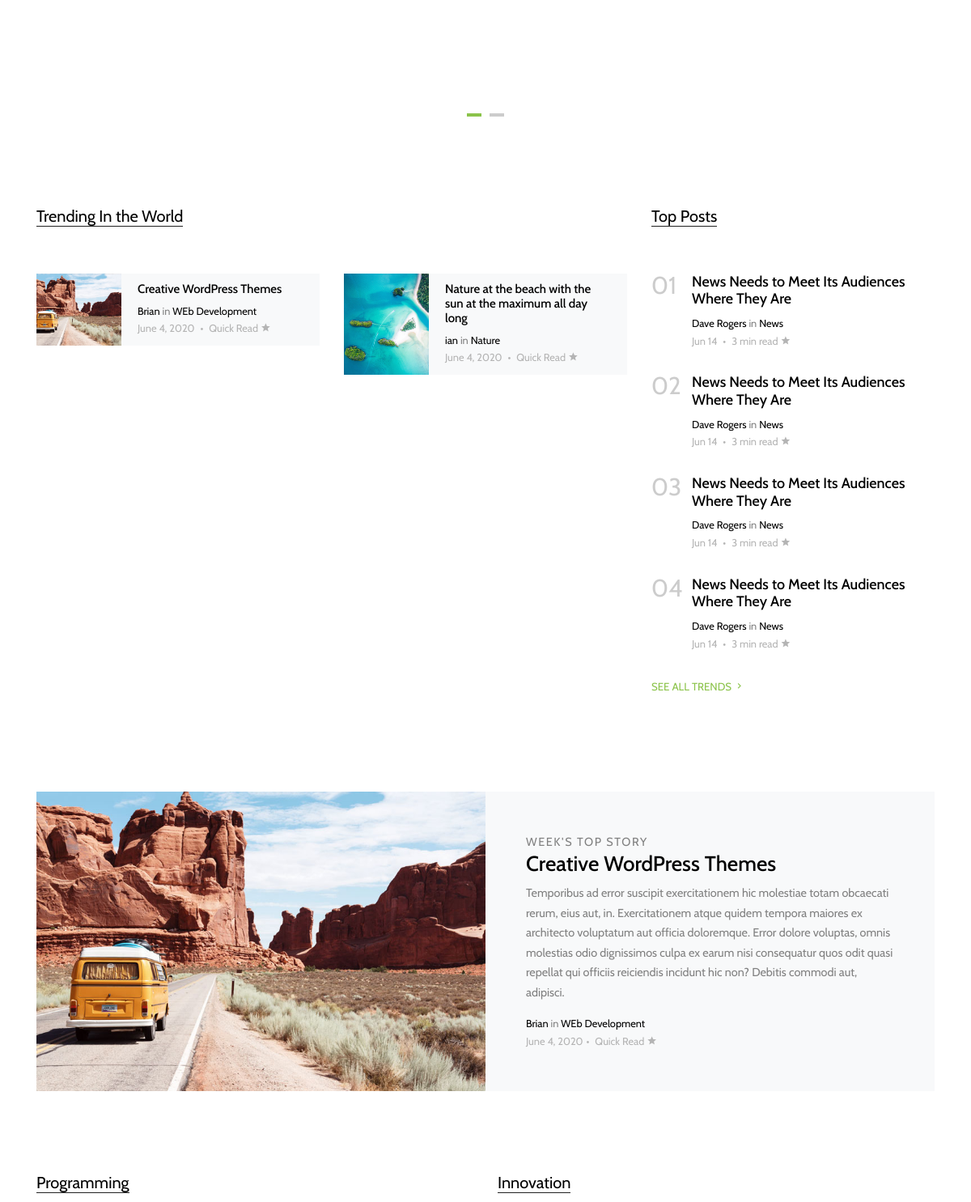
/ (middle part), run on an earlier commit of the app's database.
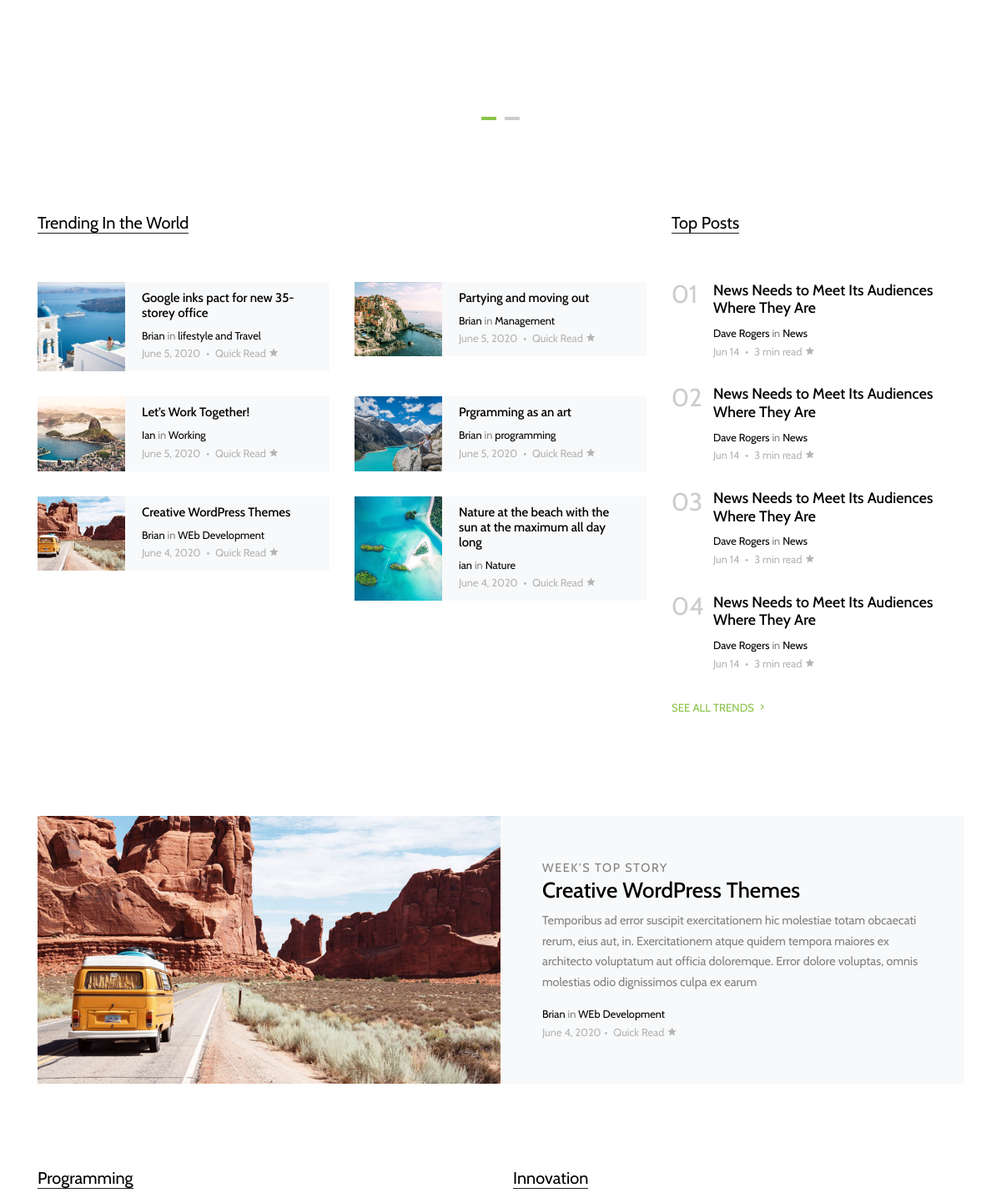
And on a later commit of the database.
### blog/models.py (models this page shows, shortened)
class Trending(models.Model):
    title = models.CharField(max_length=150)
    description = models.TextField()
    author = models.CharField(max_length=50, null=True, blank=True)
    tag = models.CharField(max_length=50)
    date_Created = models.DateField(auto_now_add=True)
    image = models.ImageField(upload_to='Trends')
    @property
    def authorPrest(self):
        try:
            post = self.author
        except:
            post = ''
        return post
    @property
    def imageUrl(self):
        try:
            url = self.image.url
        except:
            url = ''
        return url

### blog/views.py (the view)
# urls.py: path('',views.index,name='index'),
def index(request):
    editors = EditorsPick.objects.all().order_by('date_Created')[:3]
    trends = Trending.objects.all().order_by('-date_Created')[:6]
    trendshead = Trending.objects.all().order_by('date_Created')[:1]
    Programm = Posts.objects.filter(
        tag='programming').order_by('-date_Created')[:3]
    innovation = Posts.objects.filter(
        tag='Innovation').order_by('-date_Created')[:3]
    if request.method == "POST":
        email = request.POST['NewsletterEmail']
        newslet = Newsletter(email=email)
        newslet.save()
    context = {
        'editors': editors,
        'trends': trends,
        'trendshead': trendshead,
        'Programm': Programm,
        'innovation': innovation
    }
    return render(request, 'blog/index.html', context)

### blog/models.py (called while the page is built)
    @property
    def authorPrest(self):
        try:
            post = self.author
        except:
            post = ''
        return post

    @property
    def imageUrl(self):
        try:
            url = self.image.url
        except:
            url = ''
        return url

### templates/blog/index.html (shortened to what this page needs)
<!DOCTYPE html>
{% extends "blog/base.html" %}
{% load static %}
{% block main-content %}
<div class="site-section py-0">
  <div class="owl-carousel hero-slide owl-style">
    {% for editor in editors %}
    <div class="site-section">
    </div>
    {% endfor %}
  </div>
</div>
<div class="site-section">
  <div class="container">
    <div class="row">
      <div class="col-lg-8">
        <div class="row">
          <div class="col-12">
            <div class="section-title">
              <h2>Trending In the World</h2>
            </div>
          </div>
        </div>
        <div class="row">
          {% for trend in trends %}
          <div class="col-md-6">
            <div class="post-entry-2 d-flex bg-light">
              <div class="thumbnail" style="background-image: url('{{trend.imageUrl}}')"></div>
              <div class="contents">
                <h2><a href="{% url 'personalblog:trending-post' trend.id %}">{{trend.title}}</a></h2>
                <div class="post-meta">
                  <span class="d-block"><a href="#">{{trend.authorPrest}}</a> in <a href="#">{{trend.tag}}</a></span>
                  <span class="date-read">{{trend.date_Created}} <span class="mx-1">&bullet;</span> Quick Read <span
                      class="icon-star2"></span></span>
                </div>
              </div>
            </div>
          </div>
          {% endfor %}
        </div>
      </div>
      <div class="col-lg-4">
        <div class="section-title">
          <h2>Top Posts</h2>
        </div>
        <div class="trend-entry d-flex">
          <div class="number align-self-start">01</div>
          <div class="trend-contents">
            <h2><a href="blog-single.html">News Needs to Meet Its Audiences Where They Are</a></h2>
            <div class="post-meta">
              <span class="d-block"><a href="#">Dave Rogers</a> in <a href="#">News</a></span>
              <span class="date-read">Jun 14 <span class="mx-1">&bullet;</span> 3 min read <span
                  class="icon-star2"></span></span>
            </div>
          </div>
        </div>
        <div class="trend-entry d-flex">
          <div class="number align-self-start">02</div>
          <div class="trend-contents">
            <h2><a href="blog-single.html">News Needs to Meet Its Audiences Where They Are</a></h2>
            <div class="post-meta">
              <span class="d-block"><a href="#">Dave Rogers</a> in <a href="#">News</a></span>
              <span class="date-read">Jun 14 <span class="mx-1">&bullet;</span> 3 min read <span
                  class="icon-star2"></span></span>
            </div>
          </div>
        </div>
        <div class="trend-entry d-flex">
          <div class="number align-self-start">03</div>
          <div class="trend-contents">
            <h2><a href="blog-single.html">News Needs to Meet Its Audiences Where They Are</a></h2>
            <div class="post-meta">
              <span class="d-block"><a href="#">Dave Rogers</a> in <a href="#">News</a></span>
              <span class="date-read">Jun 14 <span class="mx-1">&bullet;</span> 3 min read <span
                  class="icon-star2"></span></span>
            </div>
          </div>
        </div>
        <div class="trend-entry d-flex">
          <div class="number align-self-start">04</div>
          <div class="trend-contents">
            <h2><a href="blog-single.html">News Needs to Meet Its Audiences Where They Are</a></h2>
            <div class="post-meta">
              <span class="d-block"><a href="#">Dave Rogers</a> in <a href="#">News</a></span>
              <span class="date-read">Jun 14 <span class="mx-1">&bullet;</span> 3 min read <span
                  class="icon-star2"></span></span>
            </div>
          </div>
        </div>
        <p>
          <a href="#" class="more">See All Trends <span class="icon-keyboard_arrow_right"></span></a>
        </p>
      </div>
    </div>
  </div>
</div>
<div class="py-0">
  <div class="container">
    {% for trend in trendshead %}
    <div class="half-post-entry d-block d-lg-flex bg-light">
      <div class="img-bg" style="background-image: url('{{trend.imageUrl}}')"></div>
      <div class="contents">
        <span class="caption">Week's Top Story</span>
        <h2><a href="blog-single.html">{{trend.title}}</a></h2>
        <p class="mb-3">{{trend.description}}</p>
        <div class="post-meta">
          <span class="d-block"><a href="#">{{trend.authorPrest}}</a> in <a href="#">{{trend.tag}}</a></span>
          <span class="date-read">{{trend.date_Created}}<span class="mx-1">&bullet;</span> Quick Read <span
              class="icon-star2"></span></span>
        </div>
      </div>
    </div>
    {% endfor %}
  </div>
</div>
<div class="site-section">
  <div class="container">
    <div class="row">
      <div class="col-lg-6">
        <div class="section-title">
          <h2>Programming</h2>
        </div>
      </div>
      <div class="col-lg-6">
        <div class="section-title">
          <h2>Innovation</h2>
        </div>
      </div>
    </div>
  </div>
</div>
{% endblock main-content %}

### templates/blog/base.html (shortened to what this page needs)
<!DOCTYPE html>
{% load static %}
<html lang="en">
<head>
    <link rel="stylesheet" href="{% static 'fonts/icomoon/style.css' %}">
    <link rel="stylesheet" href="{% static 'css/bootstrap.min.css' %}">
    <link rel="stylesheet" href="{% static 'css/jquery-ui.css' %}">
    <link rel="stylesheet" href="{% static 'css/owl.carousel.min.css' %}">
    <link rel="stylesheet" href="{% static 'css/owl.theme.default.min.css' %}">
    <link rel="stylesheet" href="{% static 'css/owl.theme.default.min.css' %}">
    <link rel="stylesheet" href="{% static 'css/jquery.fancybox.min.css' %}">
    <link rel="stylesheet" href="{% static 'css/bootstrap-datepicker.css' %}">
    <link rel="stylesheet" href="{% static 'fonts/flaticon/font/flaticon.css' %}">
    <link rel="stylesheet" href="{% static 'css/aos.css' %}">
    <link href="{% static 'css/jquery.mb.YTPlayer.min.css' %}" media="all" rel="stylesheet" type="text/css">
    <link rel="stylesheet" href="{% static 'css/style.css' %}">
</head>
<body data-spy="scroll" data-target=".site-navbar-target" data-offset="300">
    <div class="site-wrap">
        {% block main-content %}
        {% endblock main-content %}
    </div>
</body>
</html>

### static/css/style.css (style rules this page uses)
html { overflow-x: hidden; }
body { line-height: 1.7; color: gray; font-weight: 300; font-size: .9rem; }
a { -webkit-transition: .3s all ease; -o-transition: .3s all ease; transition: .3s all ease; }
h1, h2, h3, h4, h5, .h1, .h2, .h3, .h4, .h5 { font-family: "Cabin", -apple-system, BlinkMacSystemFont, "Segoe UI", Roboto, "Helvetica Neue", Arial, sans-serif, "Apple Color Emoji", "Segoe UI Emoji", "Segoe UI Symbol", "Noto Color Emoji"; }
.site-wrap:before { display: none; -webkit-transition: .3s all ease-in-out; -o-transition: .3s all ease-in-out; transition: .3s all ease-in-out; background: rgba(0, 0, 0, 0.6); content: ""; position: absolute; z-index: 2000; top: 0; left: 0; right: 0; bottom: 0; opacity: 0; visibility: hidden; }
.site-section { padding: 2.5em 0; }
@media (min-width: 768px) { .site-section { padding: 7em 0; } }
.owl-slide-3, .owl-slide, .owl-style { position: relative; }
.section-title { color: #000; margin-bottom: 50px; }
.section-title h2 { font-size: 20px; font-weight: 400; border-bottom: 1px solid #222; position: relative; display: inline-block; }
.section-title h2:before { position: absolute; content: ""; height: 1px; background: #777; }
.post-meta { font-size: .8rem; }
.post-meta a { color: #000; }
.date-read { color: #b4b4b4; }
.post-entry-1, .post-entry-2 { font-size: .9rem; margin-bottom: 30px; }
.post-entry-1 h2, .post-entry-2 h2 { font-size: 20px; }
.post-entry-1 h2 a, .post-entry-2 h2 a { color: #000; }
.post-entry-2 { font-size: .9rem; }
.post-entry-2 .thumbnail { background-size: cover; background-position: center; width: 30%; }
.post-entry-2 .contents { width: 70%; padding: 10px 20px; }
.post-entry-2 .contents h2 { font-size: 15px; }
.trend-entry { margin-bottom: 30px; }
.trend-entry .number { -webkit-box-flex: 0; -ms-flex: 0 0 50px; flex: 0 0 50px; font-size: 30px; line-height: 1; color: #ccc; }
.trend-entry .trend-contents h2 { font-size: 18px; }
.trend-entry .trend-contents h2 a { color: #000; }
.caption { font-size: .9rem; text-transform: uppercase; letter-spacing: .1rem; }
.half-post-entry .caption { font-size: .9rem; text-transform: uppercase; letter-spacing: .1rem; }
.half-post-entry .img-bg, .half-post-entry .contents { width: 50%; }
.half-post-entry .img-bg { background-size: cover; background-position: center center; background-repeat: no-repeat; }
.half-post-entry .contents { padding: 50px; font-size: .9rem; height: auto; }
.half-post-entry .contents h2 { font-size: 26px; }
.half-post-entry .contents h2 a { color: #000; }
.more { color: #8bc34a; text-transform: uppercase; font-size: .83rem; }

What changed in the data, as far as the page shows it:
added Trending: imageUrl (picture), title "Google inks pact for new 35-storey office", authorPrest "Brian", tag "lifestyle and Travel", date_Created "June 5, 2020", shown under "Trending In the World"
added Trending: imageUrl (picture), title "Partying and moving out", authorPrest "Brian", tag "Management", date_Created "June 5, 2020", shown under "Trending In the World"
added Trending: imageUrl (picture), title "Let’s Work Together!", authorPrest "Ian", tag "Working", date_Created "June 5, 2020", shown under "Trending In the World"
added Trending: imageUrl (picture), title "Prgramming as an art", authorPrest "Brian", tag "programming", date_Created "June 5, 2020", shown under "Trending In the World"
changed Trending "Creative WordPress Themes": description "…dignissimos culpa ex earum nisi consequatur quos odit quasi repellat qui officiis reiciendis incidunt hic non? Debitis commodi aut, adipisci." → "…dignissimos culpa ex earum"
